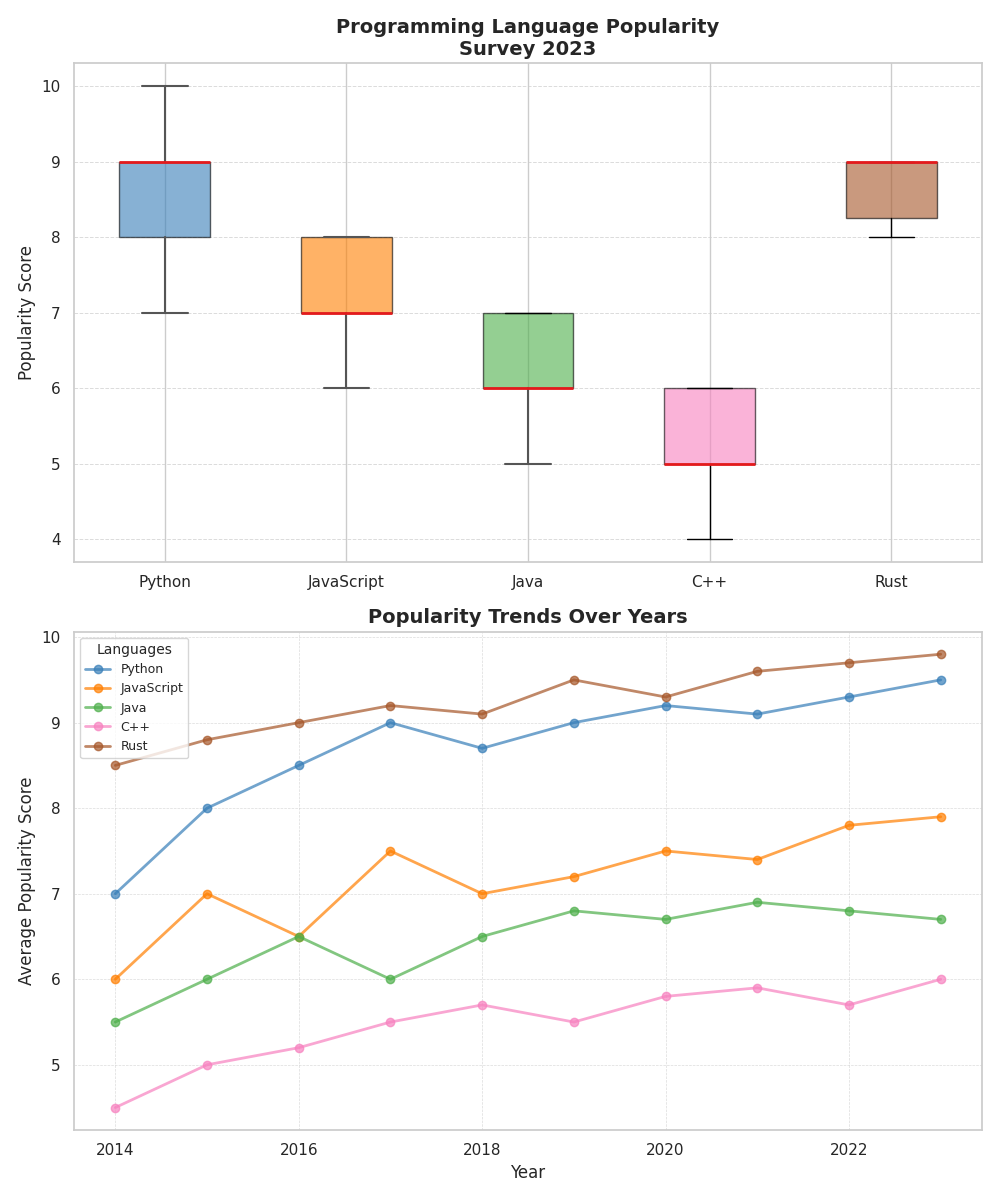

This chart was generated by the following Python code:
import matplotlib.pyplot as plt
import numpy as np

languages = ['Python', 'JavaScript', 'Java', 'C++', 'Rust']

python_scores = [8, 9, 8, 10, 9, 7, 9, 8, 9, 10]
javascript_scores = [7, 8, 6, 7, 8, 7, 6, 7, 8, 8]
java_scores = [6, 7, 6, 5, 6, 7, 6, 7, 7, 6]
cplusplus_scores = [5, 6, 5, 6, 5, 4, 5, 6, 6, 5]
rust_scores = [9, 8, 9, 9, 9, 9, 8, 9, 8, 9]

years = np.arange(2014, 2024)
avg_scores = {
    'Python': [7, 8, 8.5, 9, 8.7, 9, 9.2, 9.1, 9.3, 9.5],
    'JavaScript': [6, 7, 6.5, 7.5, 7, 7.2, 7.5, 7.4, 7.8, 7.9],
    'Java': [5.5, 6, 6.5, 6, 6.5, 6.8, 6.7, 6.9, 6.8, 6.7],
    'C++': [4.5, 5, 5.2, 5.5, 5.7, 5.5, 5.8, 5.9, 5.7, 6],
    'Rust': [8.5, 8.8, 9, 9.2, 9.1, 9.5, 9.3, 9.6, 9.7, 9.8]
}

language_scores = [python_scores, javascript_scores, java_scores, cplusplus_scores, rust_scores]

# Create a figure with two subplots stacked vertically
fig, axes = plt.subplots(2, 1, figsize=(10, 12))

box = axes[0].boxplot(language_scores, vert=True, patch_artist=True, labels=languages, notch=False, showfliers=True, whis=1.5)
colors = ['#377eb8', '#ff7f00', '#4daf4a', '#f781bf', '#a65628']
for patch, color in zip(box['boxes'], colors):
    patch.set_facecolor(color)
    patch.set_alpha(0.6)
for whisker, cap, median in zip(box['whiskers'], box['caps'], box['medians']):
    whisker.set(color='#555555', linewidth=1.5)
    cap.set(color='#555555', linewidth=1.5)
    median.set(color='#e41a1c', linewidth=2)

axes[0].set_title('Programming Language Popularity\nSurvey 2023', fontsize=14, fontweight='bold')
axes[0].set_ylabel('Popularity Score')
axes[0].grid(axis='y', linestyle='--', linewidth=0.7, alpha=0.7)

for lang, color in zip(languages, colors):
    axes[1].plot(years, avg_scores[lang], marker='o', label=lang, color=color, linewidth=2, alpha=0.7)

axes[1].set_title('Popularity Trends Over Years', fontsize=14, fontweight='bold')
axes[1].set_xlabel('Year')
axes[1].set_ylabel('Average Popularity Score')
axes[1].grid(axis='both', linestyle='--', linewidth=0.5, alpha=0.7)
axes[1].legend(title='Languages', title_fontsize='10', fontsize='9', loc='upper left')

plt.tight_layout()

plt.show()
